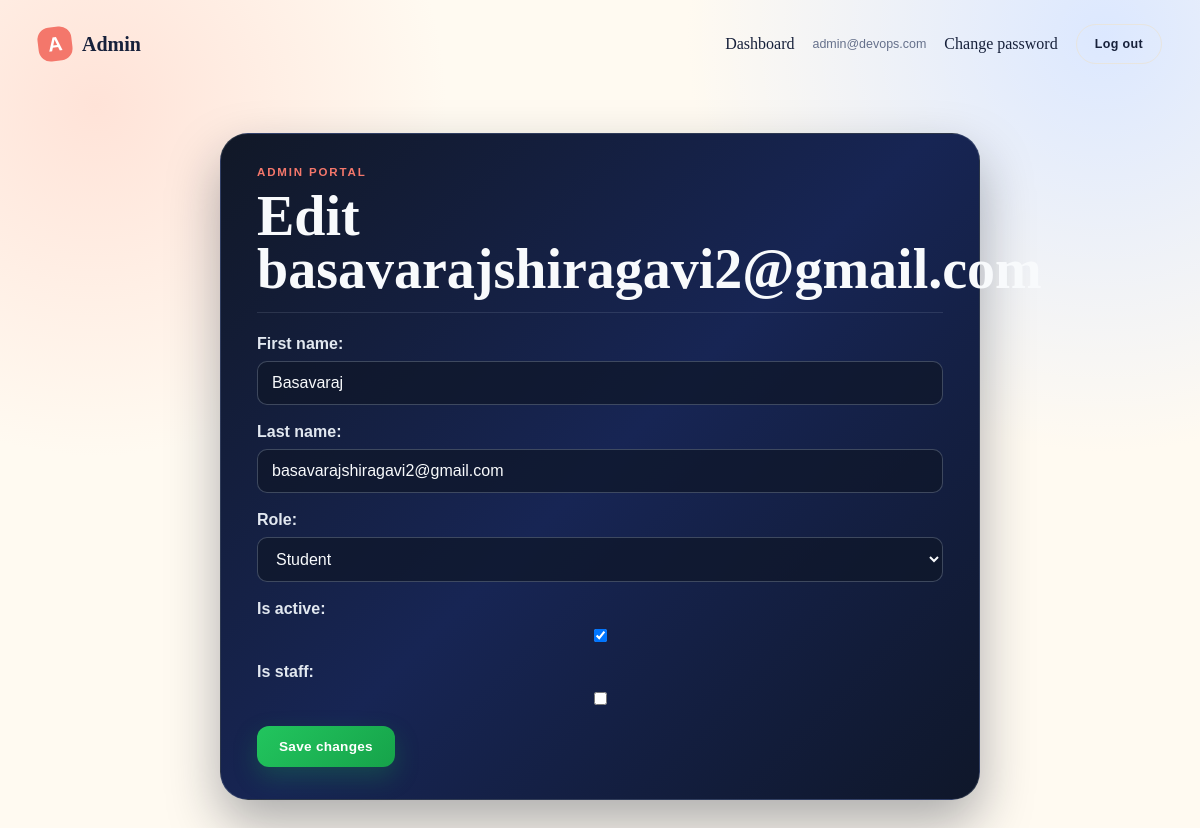
/manage/users/7/edit/ (signed in), run on the app's committed database.
### accounts/models.py (models this page shows, shortened)
class User(AbstractBaseUser, PermissionsMixin):
	class Role(models.TextChoices):
		STUDENT = 'student', 'Student'
		COMPANY = 'company', 'Company'
		OFFICER = 'officer', 'Placement Officer'
		ADMIN = 'admin', 'Admin'
	email = models.EmailField(unique=True)
	first_name = models.CharField(max_length=150)
	last_name = models.CharField(max_length=150, blank=True)
	role = models.CharField(max_length=20, choices=Role.choices, default=Role.STUDENT)
	is_active = models.BooleanField(default=True)
	is_staff = models.BooleanField(default=False)
	date_joined = models.DateTimeField(auto_now_add=True)
	objects = UserManager()
	USERNAME_FIELD = 'email'
	REQUIRED_FIELDS = []

### accounts/views.py (the view)
# urls.py: path('manage/users/<int:user_id>/edit/', views.edit_user_view, name='edit_user'),
@permission_required('users.edit')
def edit_user_view(request, user_id):
	user = get_object_or_404(User, pk=user_id)
	form = UserManagementForm(request.POST or None, instance=user)
	if request.method == 'POST' and form.is_valid():
		form.save()
		messages.success(request, 'User updated successfully.')
		return redirect('admin_users')
	return render(request, 'accounts/edit_user.html', {'form': form, 'managed_user': user})

### accounts/forms.py
class UserManagementForm(forms.ModelForm):
    class Meta:
        model = User
        fields = ('first_name', 'last_name', 'role', 'is_active', 'is_staff')

### accounts/permissions.py (called while the page is built)
def user_has_permission(user, permission):
	if not user.is_authenticated or not user.is_active:
		return False
	return permission in ROLE_PERMISSIONS.get(user.role, ())

def permission_required(permission):
	def decorator(view_func):
		@wraps(view_func)
		def wrapped(request, *args, **kwargs):
			if not request.user.is_authenticated:
				return redirect_to_login(request.get_full_path())
			if not user_has_permission(request.user, permission):
				return HttpResponseForbidden('You do not have permission to access this page.')
			return view_func(request, *args, **kwargs)
		return wrapped
	return decorator

### templates/accounts/edit_user.html (shortened to what this page needs)
{% extends 'base.html' %}
{% block content %}
<section class="admin-edit-page">
    <div class="admin-edit-header">
        <p class="eyebrow">ADMIN PORTAL</p>
        <h1>Edit {{ managed_user.email }}</h1>
    </div>
    <form method="post" class="admin-edit-form">
        {{ form.as_p }}
        <button class="button button-success" type="submit">Save changes</button>
    </form>
</section>
{% endblock %}

### templates/base.html (shortened to what this page needs)
<!doctype html>
<html lang="en">
<head>
    {% load static %}
    <link rel="stylesheet" href="{% static 'css/style.css' %}">
</head>
<body>
    <nav class="navbar">
        <a class="brand" href="{% url 'dashboard' %}"><span class="brand-mark">A</span> Admin</a>
        <div class="nav-links">
            {% if user.is_authenticated %}<a href="{% url 'dashboard' %}">Dashboard</a>{% endif %}
        {% if user.is_authenticated %}
            <span class="user-chip">{{ user.email }}</span>
            <a href="{% url 'password_change' %}">Change password</a>
            <form method="post" action="{% url 'logout' %}" class="inline-form">{% csrf_token %}<button class="button button-ghost" type="submit">Log out</button></form>
        {% else %}
            <a class="button button-ghost" href="{% url 'login' %}">Log in</a>
            <a class="button button-primary" href="{% url 'register' %}">Register</a>
        {% endif %}
        </div>
    </nav>
    <main class="page-shell">{% block content %}{% endblock %}</main>
</body>
</html>

### static/css/style.css (style rules this page uses)
:root { --ink: #17213b; --muted: #65708b; --cream: #fffaf1; --paper: #ffffff; --coral: #f4776b; --blue: #5b8def; --yellow: #f7c84b; --mint: #75cdb0; --line: #e8e5df; }
* { box-sizing: border-box; }
body { margin: 0; color: var(--ink); background: radial-gradient(circle at 8% 12%, #ffe3d8 0, transparent 26%), radial-gradient(circle at 92% 4%, #dce8ff 0, transparent 30%), var(--cream); font-family: Georgia, 'Times New Roman', serif; min-height: 100vh; }
a { color: inherit; text-decoration: none; }
.navbar { align-items: center; display: flex; justify-content: space-between; margin: 0 auto; max-width: 1180px; padding: 24px 28px; }
.brand { align-items: center; display: flex; font-size: 1.25rem; font-weight: 700; gap: 10px; }
.brand-mark { align-items: center; background: var(--coral); border-radius: 12px; color: white; display: inline-flex; font-family: Arial, sans-serif; height: 34px; justify-content: center; transform: rotate(-7deg); width: 34px; }
.nav-links { align-items: center; display: flex; gap: 18px; }
.user-chip { color: var(--muted); font-family: Arial, sans-serif; font-size: .78rem; }
.page-shell { margin: 0 auto; max-width: 1124px; padding: 45px 28px 80px; }
.button { border: 0; border-radius: 999px; cursor: pointer; display: inline-block; font-family: Arial, sans-serif; font-size: .78rem; font-weight: 700; letter-spacing: .03em; padding: 12px 18px; }
.button-ghost { background: transparent; border: 1px solid var(--line); color: var(--ink); }
.inline-form { display: inline; }
.eyebrow { color: var(--coral); font-family: Arial, sans-serif; font-size: .72rem; font-weight: 800; letter-spacing: .16em; margin: 0 0 12px; }
h1 { font-size: clamp(2.4rem, 6vw, 5.5rem); line-height: .95; margin: 0; max-width: 680px; }
.admin-edit-page { background: linear-gradient(135deg, #111827 0%, #172554 50%, #0f172a 100%); border: 1px solid rgba(148, 163, 184, 0.22); border-radius: 28px; box-shadow: 0 24px 52px rgba(15, 23, 42, 0.34); max-width: 760px; margin: 0 auto; padding: 32px 36px; }
.admin-edit-header { margin-bottom: 22px; padding-bottom: 16px; border-bottom: 1px solid rgba(148, 163, 184, 0.18); }
.admin-edit-header h1 { color: #f8fafc; font-size: clamp(2rem, 5vw, 3.5rem); margin: 0; }
.admin-edit-form { color: #e2e8f0; font-family: Arial, sans-serif; }
.admin-edit-form p { display: flex; flex-direction: column; gap: 8px; margin: 18px 0; }
.admin-edit-form label { font-weight: 700; color: #e2e8f0; }
.admin-edit-form input, .admin-edit-form select { border: 1px solid rgba(148, 163, 184, 0.35); background: rgba(15, 23, 42, 0.75); color: #f8fafc; border-radius: 10px; padding: 12px 14px; font: inherit; }
.button-success { background: linear-gradient(135deg, #22c55e 0%, #16a34a 100%); border: none; border-radius: 12px; color: white; cursor: pointer; display: inline-block; font-family: Arial, sans-serif; font-size: 0.85rem; font-weight: 800; letter-spacing: 0.02em; padding: 13px 22px; transition: transform 0.2s ease, box-shadow 0.2s ease; box-shadow: 0 10px 24px rgba(22, 163, 74, 0.28); }

### data on the page
User: email "admin@devops.com"
User: email "basavarajshiragavi2@gmail.com", first_name "Basavaraj", last_name "basavarajshiragavi2@gmail.com", role "Student", is_active "☑"
